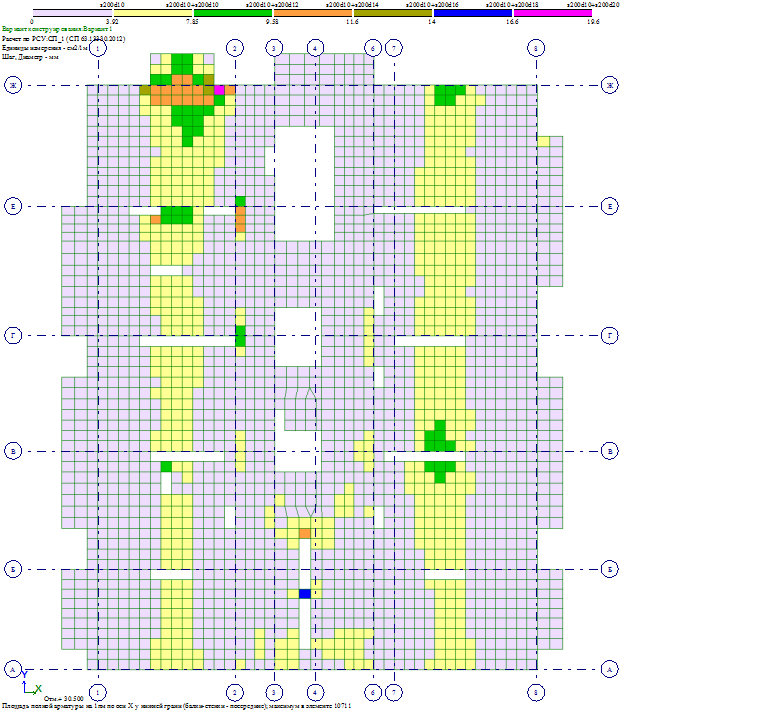
#> input picture test pictures/10.png, 784 x 711 px, found by its file name; its folder holds 4 pictures in this run
$ python core.py
#> lines starting #> are read from the running program, lines starting #| are printed output that depends on the picture
### tests/isopoly.py
import datetime
import os
from decimal import InvalidOperation
from typing import Sequence
from PIL import Image
from legend import Legend, LegendNotFoundException


class Isopoly:
    def __init__(self, image: Image.Image):
        self._image = image
        self._name = os.path.basename(image.filename)  # type: ignore
        self._legend = Legend(self._name)

    @property
    def size(self):
        return self._image.size

    def set_data_into_legend(self, legends_data: Sequence[Sequence[str]]) -> None:
        """
        Raises:
            LegendNotFoundException: [description]
        """
        for legend_data in legends_data:
            legend_name, *numbers = legend_data
            numbers = [float(number) for number in numbers]
            if self._name == legend_name:
                self._legend.set_data(numbers)
                return
        raise LegendNotFoundException(self._name)

    # [13 lines left out: functions fill_legend, get_rebar_area, not called in this run]


class MergedIsopoly:
    # [13 lines left out: functions __init__, fill, not called in this run]

    def show(self):
        self._image.show()

    def save(self, path: str):
        self._image.save(os.path.join(path, f"{self._name}.png"))

    # [12 lines left out: functions _delete_old_legend, _fill_isopoly, not called in this run]

### src/functions.py
import os
import csv
import tkinter as tk
from tkinter import filedialog
from picture import Picture


# [7 lines left out: function get_pictures_dir, not called in this run]


def create_dir(path):
    if not os.path.exists(path):
        os.mkdir(path)


def _get_files_by_extensions(path, extension):
    files = []
    for file in os.listdir(path):
        if file.endswith(extension):
            files.append(file)
    return files


def get_pictures(path):
    return _get_files_by_extensions(path, ('.jpg', '.png', '.bmp'))


def get_legends(path):
    legends = []
    files = _get_files_by_extensions(path, '.csv')
    if files:
        with open(os.path.join(path, files[0]), 'r') as data_file:
            legends = [line for line in csv.reader(data_file)]
    return legends


# [5 lines left out: function create_pictures, not called in this run]

### tests/legend.py
from typing import Union
from PIL import ImageDraw
from PIL.Image import Image


class Legend:
    line_on_picture = 13
    uncorrect_colors = [(255, 255, 255), (255, 255, 255, 255), (0, 0, 0), (0, 0, 0, 255)]

    def __init__(self, isopoly_name):
        self._isopoly_name = isopoly_name
        self._areas = []
        self._color_number_map = {}
        self._number_color_map = {}

    def set_data(self, data):
        self._areas = data

    # [15 lines left out: function parse_picture, not called in this run]

    def get_rebar_area(self, color: tuple[int, int, int]) -> float:
        return self._color_number_map.get(color, -1.0)

    def get_color(self, area: float) -> tuple[int, int, int]:
        return self._number_color_map.get(area, (255, 255, 255))

    # [50 lines left out: functions print_on_isopoly, _print_color_rectangle, _print_number, __add__, __radd__, not called in this run]

    def __str__(self):
        return f'name: {self._isopoly_name} colors: {self._number_color_map}'


class ColorsDoNotMatchAreasException(Exception):
    # [13 lines left out: functions __init__, __str__, not called in this run]


class LegendNotFoundException(Exception):
    def __init__(self, isopoly_name):
        super().__init__()
        self._isopoly_name = isopoly_name

    def __str__(self):
        return f'Для изополя "{self._isopoly_name}" не найдены данные в файле csv'


# [10 lines that do not run on import are left out]

### tests/core.py
import os
import sys

from PIL import Image

TEST_FOLDER = os.path.join(os.path.dirname(__file__), 'test pictures')
SRC = os.path.join(os.path.dirname(os.path.dirname(__file__)), 'src')
sys.path.append(SRC)
from functions import get_legends
from isopoly import Isopoly, MergedIsopoly

isopolies = [
    Isopoly(Image.open(os.path.join(TEST_FOLDER, file_name)))
    for file_name
    in os.listdir(TEST_FOLDER)
    if file_name.endswith('png')
]
#> in __init__, self._image is the input picture: PIL image 784x711 RGB; mean R, G, B 229.8, 232.1, 225.8
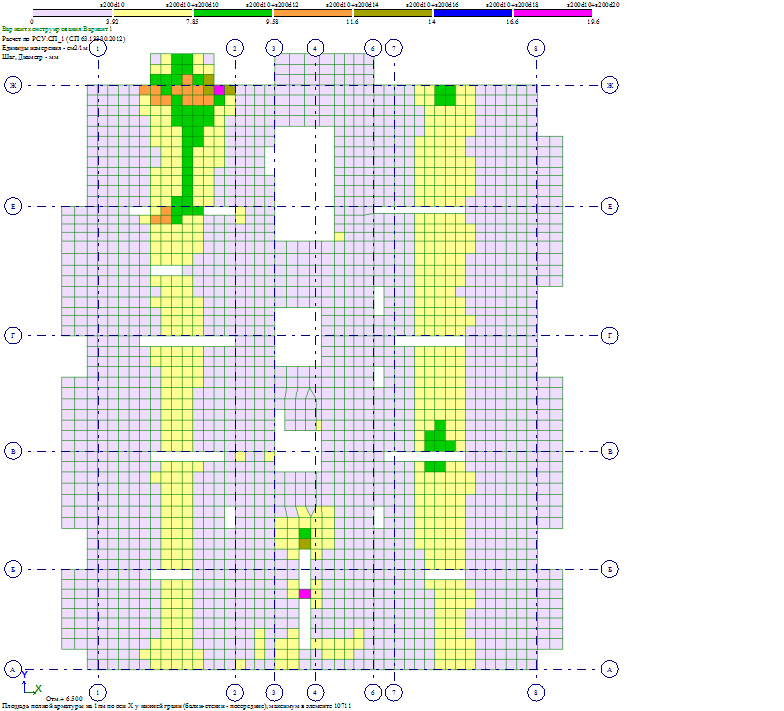
#> input picture test pictures/2.png, 784 x 711 px, found by its file name
#> in __init__, self._image is the input picture: PIL image 784x711 RGB; mean R, G, B 229.5, 232, 226.3
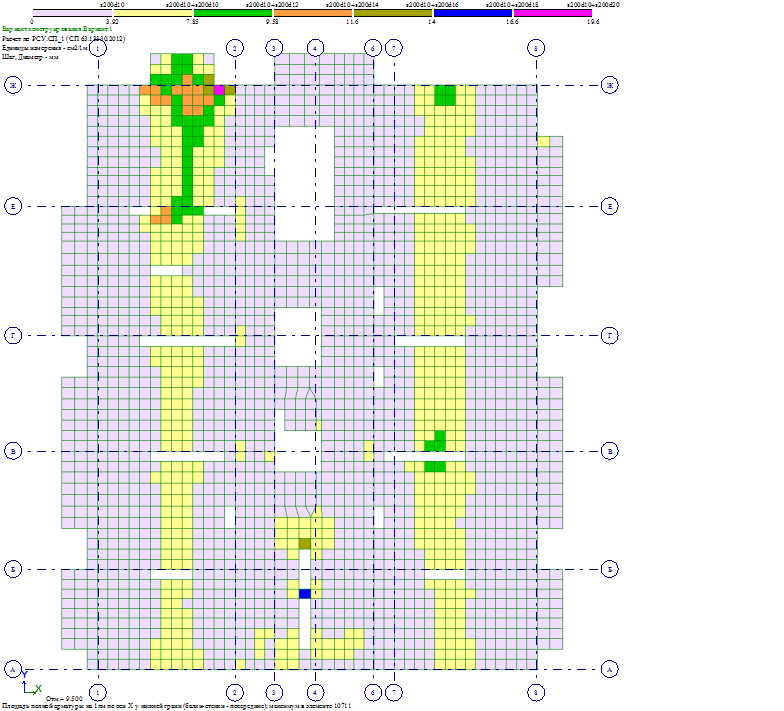
#> input picture test pictures/3.png, 784 x 711 px, found by its file name
#> in __init__, self._image is the input picture: PIL image 784x711 RGB; mean R, G, B 229.7, 232, 226.2
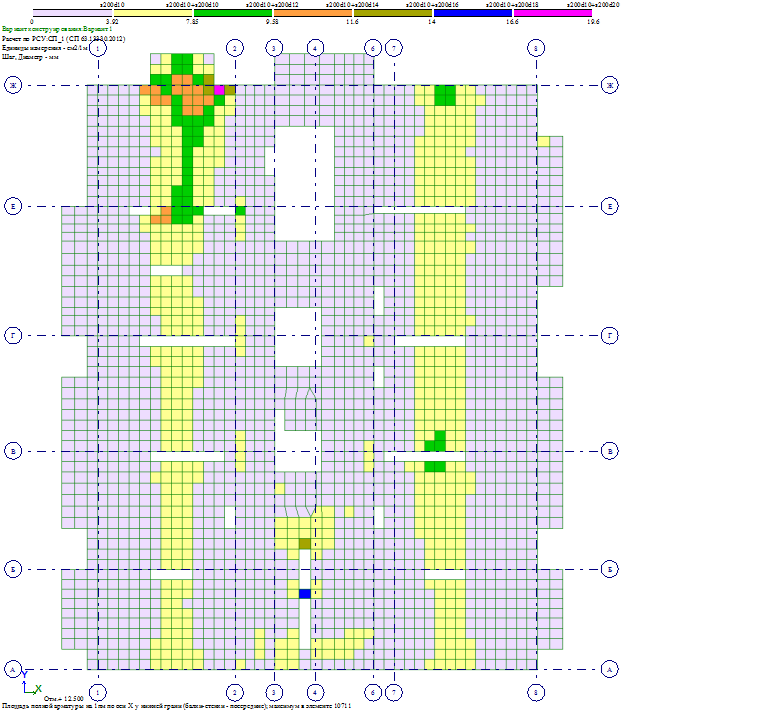
#> input picture test pictures/4.png, 784 x 711 px, found by its file name
#> in __init__, self._image is the input picture: PIL image 784x711 RGB; mean R, G, B 229.7, 232.1, 226

legends_data = get_legends(TEST_FOLDER)

for isopoly in isopolies:
#> (the run stopped early here; a loop or call above may not have finished)
